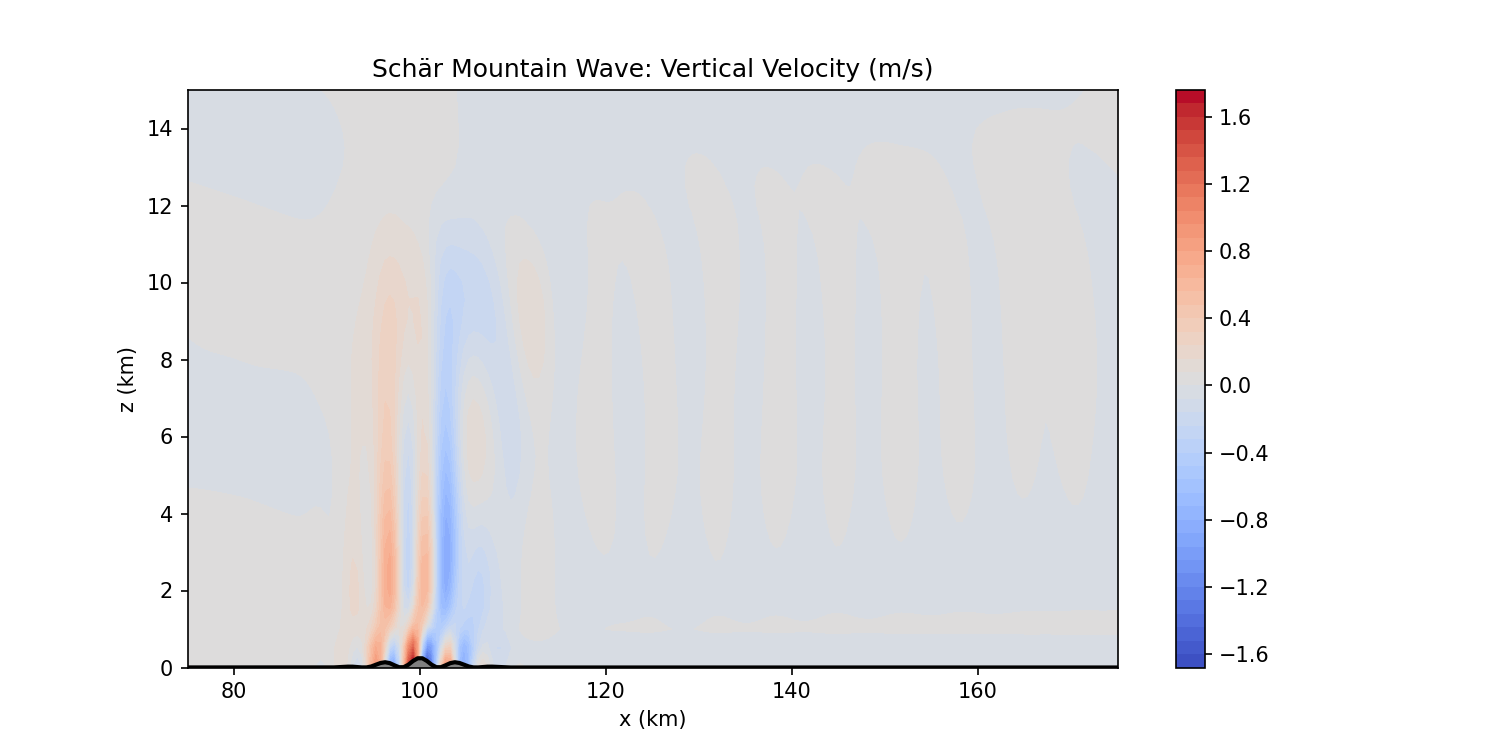

Generate this figure with Python:
import jax
jax.config.update("jax_enable_x64", True)
import jax.numpy as jnp
import matplotlib.pyplot as plt

from suetes.slice2d.grids import StaggeredGrid
from suetes.slice2d.euler import VerticalSlice
from suetes.slice2d.steppers import SISLStepper
from suetes.shared.driver import Simulation
from suetes.shared.transforms import Sleve  # Import the Sleve transform

# ====================================================================
# 1. SETUP SLEVE GRID
# ====================================================================
# ====================================================================
# 1. SETUP SLEVE GRID (Widened for 6-hour runs)
# ====================================================================
nx, nz = 600, 60  # Tripled nx to keep dx = 500m
Lx, Lz = 300000.0, 30000.0

def schaer_h(x):
    hm = 250.0  
    a = 5000.0
    lam = 4000.0
    xc = x - 100000.0 # Shift mountain to x = 100km
    envelope = hm * jnp.exp(-(xc**2)/(a**2))
    return envelope * (jnp.cos(jnp.pi * xc / lam)**2)

def schaer_h1(x):
    hm = 250.0  
    a = 5000.0
    xc = x - 100000.0 # Shift mountain to x = 100km
    envelope = hm * jnp.exp(-(xc**2)/(a**2))
    return 0.5 * envelope

sleve_transform = Sleve(h1_func=schaer_h1, s1=15000.0, s2=2500.0)
grid = StaggeredGrid(nx, nz, Lx, Lz, h_func=schaer_h, transform=sleve_transform)
grid.periodic_x = True

# We still need hx_m for plotting the terrain fill
hx_m = schaer_h(grid.X_m[:, 0])

# ====================================================================
# 2. INITIALIZE PHYSICS
# ====================================================================
constants = {'g': 9.81, 'cp': 1004.0, 'cvd': 717.0, 'Rd': 287.0, 'p0': 100000.0}
physics = VerticalSlice(grid, constants, damp_height=11000.0, N_bv=0.01)
dt = 10.0
stepper = SISLStepper(physics, dt, nu_ratio=0.04)

# ====================================================================
# INITIAL STATE
# ====================================================================
u_0 = 10.0
state = {
    'u': u_0 * jnp.ones_like(grid.X_u),
    'w': jnp.zeros_like(grid.X_w),
    'eta_dot': jnp.zeros_like(grid.X_w),  # NEW: Track logical vertical motion
    'rho': physics.c['p0'] / (physics.c['Rd'] * physics.theta_bg) * (physics.pi_bg ** (physics.c['cvd'] / physics.c['Rd'])),
    'pi': physics.pi_bg,
    'th_v': physics.theta_bg
}

# Ensure initial vertical wind follows terrain to prevent acoustic shocks
z_xi_w = physics._get_metrics('w')['z_xi']
state['w'] = u_0 * z_xi_w

def boundary_conditions(st, forcing):
    dh_dx = physics._get_metrics('w')['z_xi'][:, 0]
    u_at_w_face = physics.op.avg_u_to_m(st['u'])[:, 0]
    
    st['w'] = st['w'].at[:, 0].set(u_at_w_face * dh_dx)
    st['w'] = st['w'].at[:, -1].set(0.0)
    
    # NEW: Kinematic bounds for logical motion
    if 'eta_dot' in st:
        st['eta_dot'] = st['eta_dot'].at[:, 0].set(0.0)
        st['eta_dot'] = st['eta_dot'].at[:, -1].set(0.0)
    return st

print("Running Schaer Mountain Test (4 hours)...")

# 6 hours of simulation time
t_start = 0.0
t_end = 4.0 * 3600.0  

# Initialize the simulation driver
sim = Simulation(stepper, forcing_fn=None, bc_fn=boundary_conditions)

# Run the chunked simulation
# A chunk_steps of 100 is usually a good balance between fast host logging 
# and keeping the GPU busy.
final_state = sim.run(state, t_start, t_end, dt, chunk_steps=100)

# Plotting
plt.figure(figsize=(10, 5))
plt.contourf(grid.X_w / 1000.0, grid.Z_w / 1000.0, final_state['w'], levels=50, cmap='coolwarm')
plt.plot(grid.X_m[:, 0] / 1000.0, hx_m / 1000.0, color='black', linewidth=2)
plt.fill_between(grid.X_m[:, 0] / 1000.0, 0, hx_m / 1000.0, color='gray')
plt.title("Schär Mountain Wave: Vertical Velocity (m/s)")
plt.xlabel("x (km)")
plt.ylabel("z (km)")
plt.colorbar()
plt.ylim(0, 15)
plt.xlim(75, 175)
plt.savefig('test_schaer_mountain_2d.png', dpi=150)
print("Saved test_schaer_mountain_2d.png")
